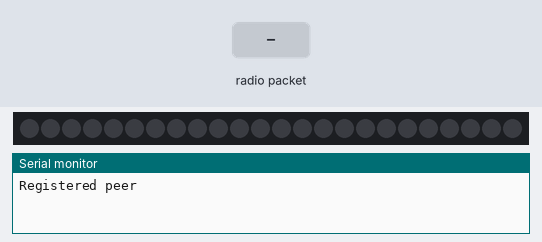
Simulated run of this sketch. Board: ESP32. On the bench: 24 RGB LEDs in strip order, left to right, the last lines printed to the serial monitor. Inputs (shaded band) come from the test bench.

Above: at 1.2 s.
1.3 s: radio packet "EMPEZAR" arrives
At 2.7 s:
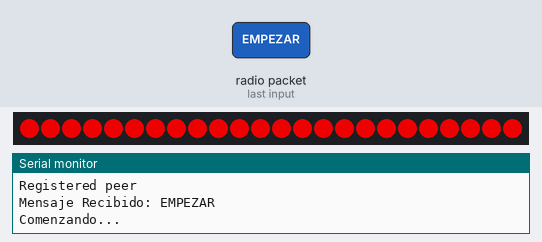
4.3 s: radio packet "1" arrives
Timing chart, 0 to 7.3 s (numbered marks = the images above; inputs shaded):
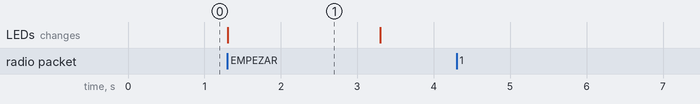

The sketch:

CONECTAR_ESP_E0_72_A1_70_CD_0C.ino
```cpp
#include <WiFi.h>
#include <esp_now.h>
#include <Adafruit_NeoPixel.h>

// Tira led
#define PIN 21
#define NUMPIXELS 24

Adafruit_NeoPixel tira(NUMPIXELS, PIN, NEO_GRB + NEO_KHZ800);

// MAC de este ESP32
const uint8_t MAC_SENDER_1[] = {
  0xE0, 0x72, 0xA1, 0x70, 0xCD, 0x0C
};

// MAC del ESP32 central
const uint8_t MAC_RECEIVER_1[] = {
  0xE0, 0x72, 0xA1, 0x72, 0xD8, 0xBC
};

bool tiraEncendida = false;

unsigned long tiempoInicioTira = 0;

const unsigned long tiempoTira = 2000;


// Se ejecuta cuando termina un envío
void OnDataSent(
  const wifi_tx_info_t *info,
  esp_now_send_status_t status)
{
  Serial.print("Last Packet Send Status: ");

  Serial.println(
    status == ESP_NOW_SEND_SUCCESS
      ? "Delivery Success"
      : "Delivery Fail"
  );
}


// Recibe los mensajes del central
void OnDataRecv(
  const esp_now_recv_info_t *recv_info,
  const uint8_t *incomingData,
  int len)
{
  String mensaje;

  for (int i = 0; i < len; i++)
  {
    mensaje += (char)incomingData[i];
  }

  Serial.print("Mensaje Recibido: ");
  Serial.println(mensaje);

  if (mensaje == "EMPEZAR" && !tiraEncendida)
  {
    Serial.println("Comenzando...");

    for (int i = 0; i < NUMPIXELS; i++)
    {
      tira.setPixelColor(
        i,
        tira.Color(255, 0, 0)
      );
    }

    tira.show();

    tiraEncendida = true;
    tiempoInicioTira = millis();
  }
}


// Envía al central el aviso de que terminó
void SendFinished()
{
  String payload = "TERMINADO";

  esp_err_t result = esp_now_send(
    MAC_RECEIVER_1,
    (uint8_t *)payload.c_str(),
    payload.length()
  );

  if (result == ESP_OK)
  {
    Serial.println("Terminado enviado");
  }
  else
  {
    Serial.println("Error enviando terminado");
  }
}


// Controla cuánto tiempo queda prendida la tira
void controlarTira()
{
  if (tiraEncendida)
  {
    unsigned long tiempoActual = millis();

    if (tiempoActual - tiempoInicioTira >= tiempoTira)
    {
      tira.clear();
      tira.show();

      tiraEncendida = false;

      Serial.println("Tira apagada");

      SendFinished();
    }
  }
}


// Registra al central
void RegisterPeeks()
{
  esp_now_peer_info_t peerInfo = {};

  memcpy(
    peerInfo.peer_addr,
    MAC_RECEIVER_1,
    6
  );

  peerInfo.channel = 0;
  peerInfo.encrypt = false;

  if (esp_now_add_peer(&peerInfo) != ESP_OK)
  {
    Serial.println("Failed to add peer");
  }
  else
  {
    Serial.println("Registered peer");
  }
}


// Inicializa ESP-NOW
void InitEspNow()
{
  if (esp_now_init() != ESP_OK)
  {
    Serial.println("Error initializing ESP-NOW");
    return;
  }

  esp_now_register_send_cb(OnDataSent);

  esp_now_register_recv_cb(OnDataRecv);

  RegisterPeeks();
}


void setup()
{
  Serial.begin(9600);

  tira.begin();
  tira.setBrightness(200);
  tira.clear();
  tira.show();

  WiFi.mode(WIFI_STA);

  InitEspNow();
}


void loop()
{
  controlarTira();
}
```

Measured:
- after the input at 1.3 s, the LEDs: change at once (image 1)
- what the display in image 1 shows lasts 2.0 s, from 1.3 s to 3.3 s
